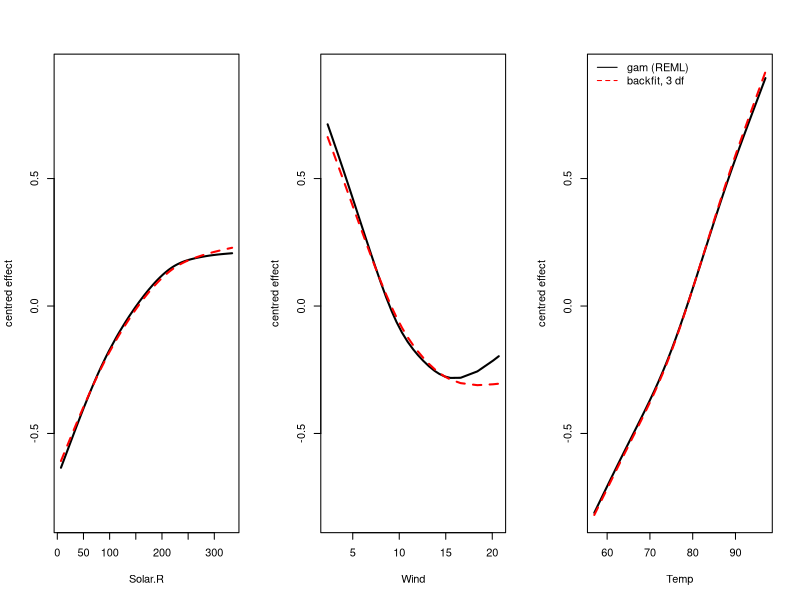

Recreate this plot in R.
## ---- chunk 1
knitr::opts_chunk$set(echo = TRUE, message = FALSE, warning = FALSE,
                      fig.width = 8, fig.height = 3.6)
## ---- chunk 2
library(mgcv)
aq <- na.omit(airquality[, c("Ozone", "Solar.R", "Wind", "Temp")])
y  <- log(aq$Ozone)
xs <- aq[, c("Solar.R", "Wind", "Temp")]
n  <- length(y); p <- ncol(xs)
## ---- chunk 3
beta0 <- mean(y)
f <- matrix(0, n, p, dimnames = list(NULL, names(xs)))
for (it in 1:50) {
  f_old <- f
  for (j in 1:p) {
    r  <- y - beta0 - rowSums(f[, -j, drop = FALSE])   # partial residual
    sj <- smooth.spline(xs[[j]], r, df = 3)
    fj <- predict(sj, xs[[j]])$y
    f[, j] <- fj - mean(fj)                            # centring
  }
  if (max(abs(f - f_old)) < 1e-8) break
}
c(iterations = it, beta0 = beta0)
round(colMeans(f), 12)    # every component has mean zero
## ---- chunk 4
g  <- gam(log(Ozone) ~ s(Solar.R) + s(Wind) + s(Temp), data = aq, method = "REML")
X  <- model.matrix(g)
round(colSums(X)[2:4], 10)          # mgcv's constrained columns sum to zero
A  <- lapply(seq_along(g$smooth), function(j) {
  sm <- g$smooth[[j]]; ii <- sm$first.para:sm$last.para
  Xj <- X[, ii]
  Xj %*% solve(crossprod(Xj) + g$sp[j] * sm$S[[1]], t(Xj))
})
f2 <- matrix(0, n, p); b0 <- mean(y)
for (it in 1:500) {
  f_old <- f2
  for (j in 1:p) f2[, j] <- A[[j]] %*% (y - b0 - rowSums(f2[, -j, drop = FALSE]))
  if (max(abs(f2 - f_old)) < 1e-10) break
}
tm <- predict(g, type = "terms")
c(iterations = it, max_abs_diff = max(abs(f2 - tm)), intercept_diff = b0 - coef(g)[[1]])
## ---- chunk 5
par(mfrow = c(1, 3))
for (j in 1:p) {
  o <- order(xs[[j]])
  plot(xs[[j]][o], tm[o, j], type = "l", lwd = 2, xlab = names(xs)[j],
       ylab = "centred effect", ylim = range(tm, f))
  lines(xs[[j]][o], f[o, j], col = "red", lty = 2, lwd = 2)
}
legend("topleft", c("gam (REML)", "backfit, 3 df"), col = c("black", "red"),
       lty = 1:2, bty = "n")
